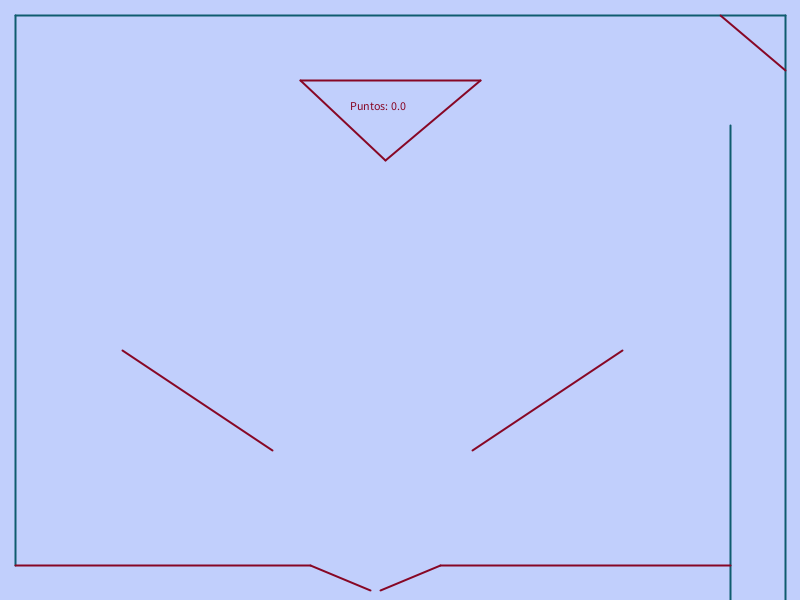
Frame 1 (no input)
Frame 60 (the mouse pressed at the canvas centre just before this capture): identical to frame 1, image omitted
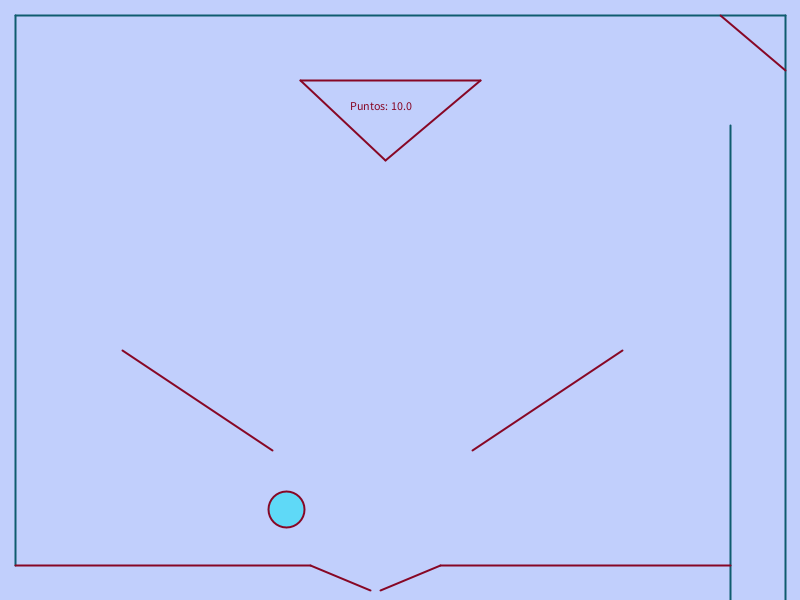
Frame 120 (the mouse held since frame 60 and released just before this capture)

The Processing sketch that drew these frames (run headless with seeded random() and noise(); from frame 60 on, the mouse is pressed at the canvas centre):

// Processing sketch: processing_150602
// ── processing_150602.pde

/**
 * Pimball
 * 
 * ALINA HONHALA
 * 3Âº GIM
 */
 
Tablero pim;
ArrayList<Particle> bolas;
float dt = 0.4;
float radio = 18;
int i=0;
float puntos = 0;
PVector velIni = new PVector();
 

void setup() {
  size(800,600);
  
  // Campo: Extremos de la pantalla
  pim = new Tablero();
  
  // Bolas
  bolas = new ArrayList<Particle>(); 
  
}

void draw() {
  background(193,207,252);
  fill(255);
  
  // Actualiza las partÃculas: colisiones y dibujado
  for (int i=0;i<bolas.size();i++){
    Particle p = bolas.get(i);
    p.update();
    for (int j=i+1;j<bolas.size();j++){
      Particle q = bolas.get(j);
      p.collision(q);
    }
    p.display();
  }
  
  fill(135,7,37);
  text("Puntos: " + puntos, (width/2)-50, 110);
 
 // Calcula Colisiones y dibuja el Pimball 
  pim.update();
  pim.display(); 
}

/*void mousePressed()
{
  PVector pos = new PVector(mouseX, mouseY);
  Particle p = new Particle(pos, radio);
  bolas.add(p);
}*/

void mousePressed()
{
  velIni.y = -55;
  PVector posIni = new PVector (width-35,height);
  Particle pIni = new Particle(posIni, radio);
  bolas.add(pIni);
  pIni.vel.set(velIni);
  //pIni.gravedad.set(0,1);
  pIni.update();
  pIni.display();
}

class Particle
{
  float masa = 1.0;
  PVector place;
  PVector vel;
  PVector a; //aceleracion
  float radio;
  PVector gravedad = new PVector(0,0);
  
  
  Particle(PVector local, float radio_)
  {
    place = local.get();
    vel = new PVector( random(-20,20), random(-20,20) );
    a = new PVector();
    radio = radio_;
  }
  
  void applyForce(PVector force)
  {
    PVector fuerza = PVector.div(force.get(),masa);
    a.add(fuerza);
  }
  
  void display()
  {
    fill(95,217,247);
    ellipse(place.x, place.y, radio*2, radio*2);
  }
  
  void update() //Metodo Euler(semi)
  {
    applyForce(gravedad);
    vel.add(PVector.mult(a,dt));
    place.add(PVector.mult(vel,dt));
    a.set(0,0);
  }
  
  void run()
  {
    update();
    display();
  }
  
  //DETECCIÃ�N COLISIÃ�N PARTÃ�CULA-PARTÃ�CULA
  void collision(Particle p)
  {
    PVector d = PVector.sub(this.place, p.place);
    float dist = d.mag();
    
    
    if(dist < (this.radio+p.radio) )
    {
      PVector unitD = new PVector();
      unitD.set(d);
      unitD.normalize();

      //normal = velocidad.project(dist);
      //var normalVelo1:Vector2D = _ball1.velo2D.project(dist);
      PVector normalV1 = PVector.mult(unitD, (this.vel.dot(d) / dist) );
      PVector normalV2 = PVector.mult(unitD, (p.vel.dot(d) / dist) );
      
      //tangencial = velocidad - normal;
      //var tangentVelo1:Vector2D = _ball1.velo2D.subtract(normalVelo1);
      PVector tanV1 = PVector.sub( this.vel, normalV1);
      PVector tanV2 = PVector.sub( p.vel, normalV2);
      
      //RestituciÃ³n.
      // L = r1 + r2 â�� dist.magnitude()
      float L = (this.radio + p.radio) - dist;
      
      //vrel = (normalp1 â�� normalp2).magnitude()
      PVector resta = PVector.sub(normalV1, normalV2);
      float vrel = resta.mag();
      
      //Nueva posiciÃ³n: p1 = p1.addScaled(normalp1,â��L/vrel)
      PVector multNormV1 = PVector.mult(normalV1, -L / vrel);
      this.place.add(multNormV1);
      
      PVector multNormV2 = PVector.mult(normalV2, -L / vrel);
      p.place.add(multNormV2);
      
      
      // normal velocity components after the impact
      float m1 = this.masa;
      float m2 = p.masa;
      
      float u1 = normalV1.dot(d) / dist;
      float u2 = normalV2.dot(d) / dist;
      
      float v1 = ( (m1-m2)*u1 + 2*m2*u2) / (m1+m2);
      float v2 = ( (m2-m1)*u2 + 2*m1*u1) / (m1+m2);
      
      // normal velocity vectors after collision
      // necesitamos vectores paralelos al vector 'd' de mÃ³dulo 'v1' y/o 'v2'
      // por tanto multiplicamos 'v' por un vector unitario 'unitD' en la direcciÃ³n de 'd'
      
      normalV1 = PVector.mult(unitD, v1);
      normalV2 = PVector.mult(unitD, v2);

      // final velocity vectors after collision
      this.vel = PVector.add(normalV1, tanV1);  
      p.vel = PVector.add(normalV2, tanV2);  

    }
  }


}
// A simple Plane class

class Plano{
  PVector pto1;
  PVector pto2;
  PVector plano;  
  PVector normal;
  float Kr= 0.9;
  boolean plano_puntos = false;
  //Plano que suma puntos: true
  //Plano que no suma: false
  
  PVector dif1, dif2, VecP1Project, VecP2Project ;
  float escalar_p1Norm;
  float escalar_p1Plano, escalar_p2Plano, modulo_plano, magP1, magP2;
  float p1Project, p2Project;
  PVector perpend, unitario;
  
  Plano(float x1, float y1, float x2, float y2, boolean plano_p)
  {
    pto1 = new PVector(x1,y1);
    pto2 = new PVector(x2,y2);
    plano = PVector.sub(pto2, pto1);
    normal =  new PVector(-plano.y, plano.x);
    normal.normalize();
    plano_puntos = plano_p;
  }
  
  // Colisiones con el plano (pto1, pto2)
  void checkCollisions(Particle b)
  {
    //dif = place - pto
    dif1 = PVector.sub(pto1,b.place); //vectores plano-partÃcula
    dif2 =PVector.sub(pto2,b.place);
    
    unitario = new PVector(0,0);//Vector unitario del plano
    modulo_plano = plano.mag();//Modulo del plano

    /*
    Calculamos las proyecciones de los vectores plano-partÃcula en el plano.
    v * w = |v| * |w| *  cos (ang), por lo que podemos obtener la proyecciÃ³n
    como (v*w) / |w|
    */
    escalar_p1Plano = dif1.dot(plano);
    p1Project = escalar_p1Plano/modulo_plano;
    
    escalar_p2Plano = dif2.dot(plano);
    p2Project = escalar_p2Plano/modulo_plano;

    //Calculamos el vector unitario del plano, obteniendo su direcciÃ³n
    unitario.set(plano);
    unitario.normalize();
    
    //Vector perpendicular de distancia entre la partÃcula y el plano
    perpend = PVector.add(dif1,PVector.mult(unitario, p1Project*(-1)));
    
    
    //DETECCIÃ�N DE COLISIONES PARTÃ�CULA-PLANO
    
    //Si las proyecciones son menos que la longitud del plano:
    if(abs(p1Project) < modulo_plano && abs(p2Project) < modulo_plano)
    {
      //Si la partÃcula atraviesa el plano:
      if(perpend.mag() < radio){
    
        //Invertimos la normal del plano si...
        PVector direc_n = normal.get();
        if(direc_n.dot(b.vel)>0)
           direc_n.mult(-1);
        
        float angle = PVector.angleBetween(b.vel, plano);
        
        //Delta_s = ( radio + ( dir perpendicular Â· normal) ) / sin(ang)
        //var deltaS:Number = (_ball.radius+dist.dotProduct(normal))/Math.sin(angle);
        float d_s = ( radio+perpend.dot(direc_n) ) / sin(angle);
        
        //Vector desplazamiento para reposicionar la partÃcula
        PVector desplazamiento = PVector.mult(direc_n, d_s);
        b.place.add(desplazamiento);
        
        if(plano_puntos)
        {
          puntos += 5;
          Kr = 1.0;
        }
        
        //ComprobaciÃ³n: b.vel.set(0,0);
       
        //La velocidad se descompone en normal y tangencial al plano
        float nv = normal.dot(b.vel);
        PVector vN = PVector.mult(normal,nv);
        PVector vT = PVector.sub(b.vel,vN); 
        b.vel = PVector.sub(vT,PVector.mult(vN,Kr));
      }
    }
     
  }

}



class Tablero {
  
  ArrayList<Plano> planos;

  Tablero()
  {
    int maxPlanos = 6;
    planos = new ArrayList<Plano>();
    
    Plano arriba = new Plano(15, 15, width-15, 15, false);
    Plano derecha = new Plano(width-15, 15, width-15, height, false);
    Plano tunel = new Plano(width-70, 15+110, width-70, height, false);
    Plano izquierda = new Plano(15, 15, 15, height-35, false);
    Plano diagonal = new Plano(width-80,15, width-15,70, true);
    
    //TriÃ¡ngulo
    Plano t = new Plano((width/2)-100,80, (width/2)+80,80, false);
    Plano t1 = new Plano((width/2)-100,80, width/2-15, 160, true);
    Plano t2 = new Plano((width/2)+80,80, width/2-15, 160, true);
    
    //Planos inclinados
    Plano inclinadoIzq = new Plano((width-55)/2-250,height-250,(width-55)/2-100,height-150, true);
    Plano inclinadoDer = new Plano((width-55)/2+100,height-150,(width-55)/2+250,height-250, true);
    
    Plano baseIzq = new Plano((width/2)-90,height-35,15, height-35, false);
    Plano baseDer = new Plano((width/2)+40,height-35,width-70,height-35, false);
    
    //Palancas
    Plano palancaIzq = new Plano((width/2)-90,height-35, (width/2)-30, height-10, true);
    Plano palancaDer = new Plano((width/2)+40,height-35, (width/2)-20, height-10, true);
    
    
    //AÃ±adir planos al Array 
    planos.add(arriba);
    planos.add(derecha);
    planos.add(tunel);
    planos.add(izquierda);
    planos.add(diagonal);
    
    planos.add(t);
    planos.add(t1);
    planos.add(t2);
    
    planos.add(inclinadoIzq); //diagIzq
    planos.add(inclinadoDer); //diagDer
    
    planos.add(baseIzq); 
    planos.add(baseDer);
    
    planos.add(palancaIzq);
    planos.add(palancaDer);
    

    

     
  }
    
  void update()
  {
    for (int i = planos.size()-1; i >= 0; i--) {
       Plano p = planos.get(i);
       for (int j=0;j<bolas.size();j++){
          Particle b = bolas.get(j);
          p.checkCollisions(b); 
          } 
       }
    }
  
  
  void display()
  {
      stroke(15,92,111);
      fill(95,217,247);
      strokeWeight(2);
      for (int i=0;i<planos.size();i++){
        Plano p = planos.get(i);
        
        if(p.plano_puntos)
        {
          stroke(135,7,37);
          strokeWeight(2);
        }
        
        line(p.pto1.x, p.pto1.y, p.pto2.x, p.pto2.y);
      }
  }
  
}
  
    
